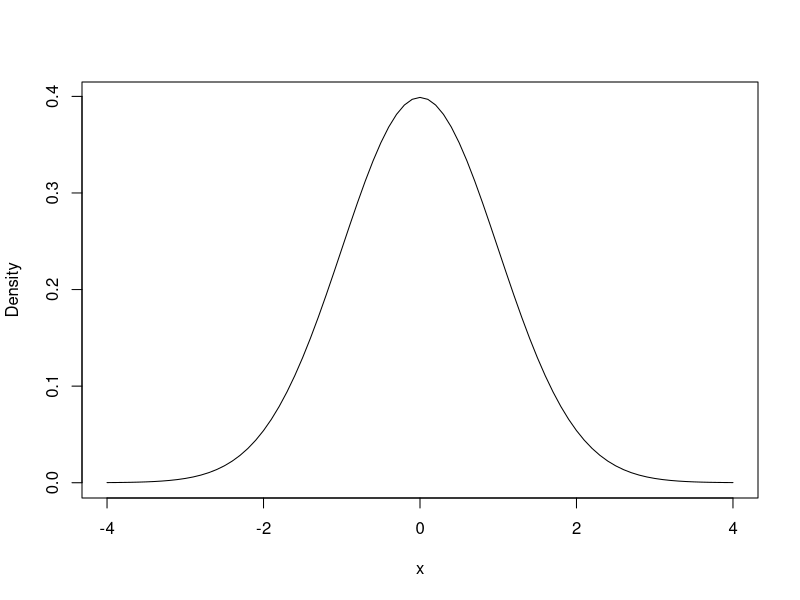
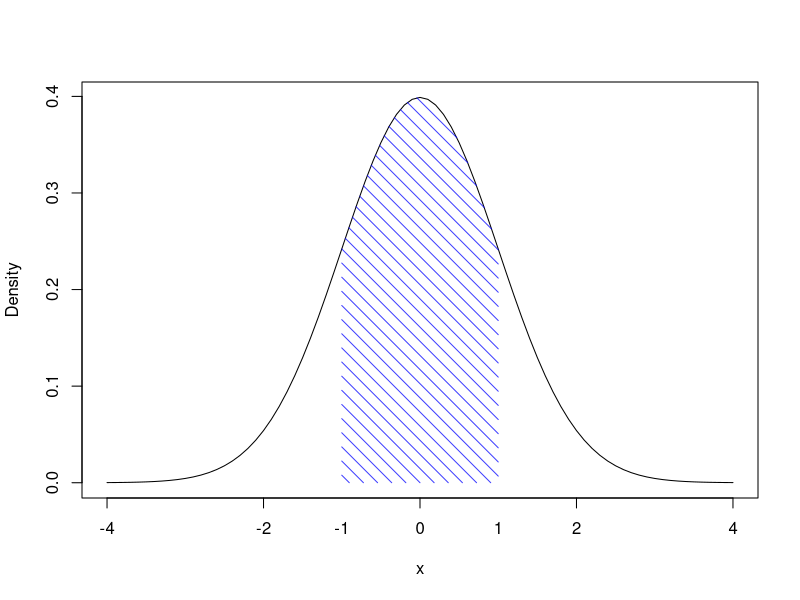
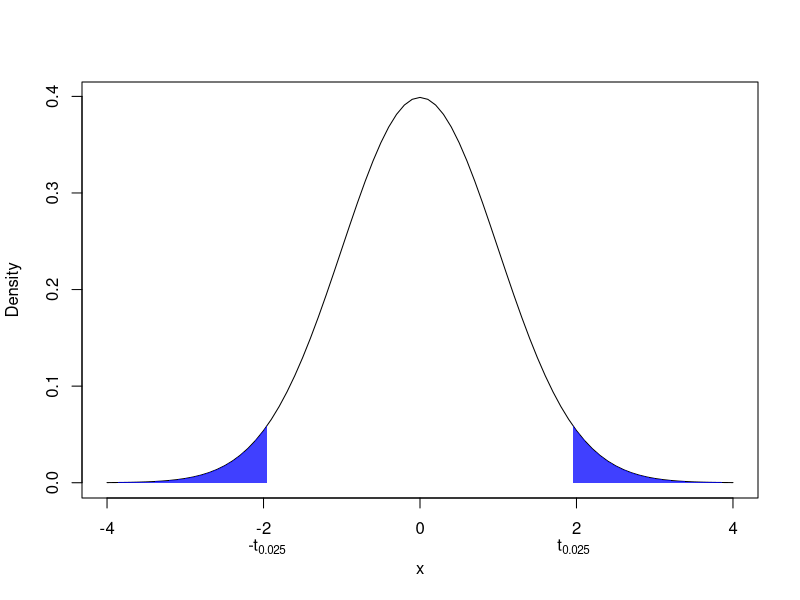
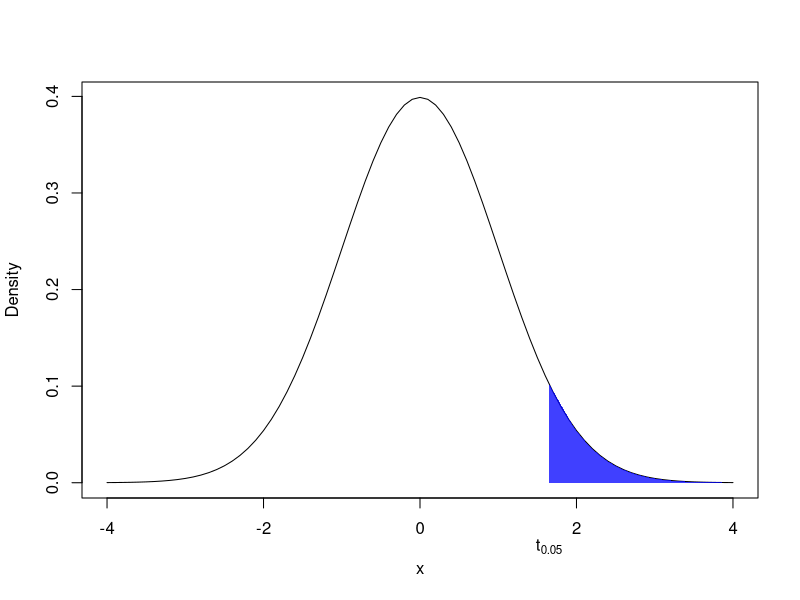
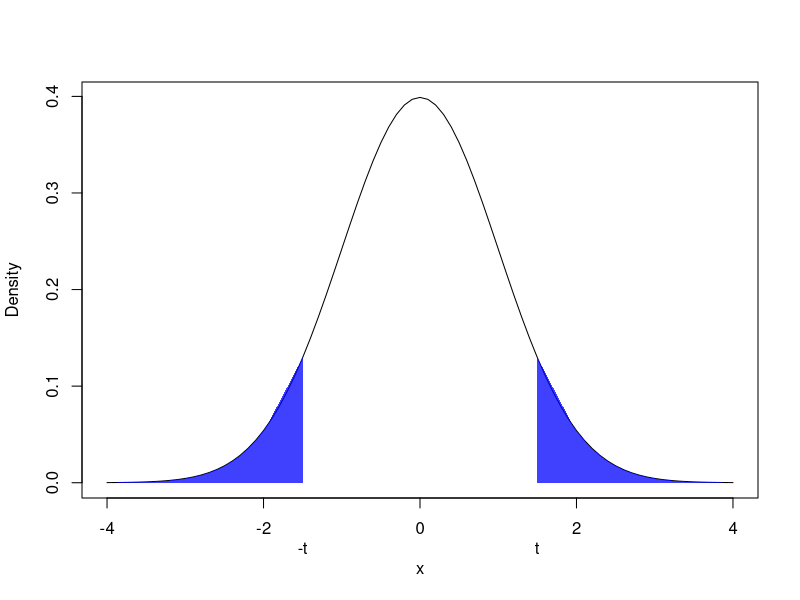

The R script that drew these images, in order:
## ---- chunk 1
knitr::knit_hooks$set(purl = knitr::hook_purl)
knitr::opts_chunk$set(echo = TRUE)
## ---- chunk 2
#| output-location: slide
x <- seq(-4, 4, by = 0.1)
y <- dnorm(x)
plot(x, y, type = "l", xlab = "x", ylab = "Density")
## ---- chunk 3
x <- seq(-4, 4, by = 0.1)
y <- dnorm(x)
plot(x, y, type = "l", xlab = "x", ylab = "Density")
x <- seq(-1, 1, length.out=50)
y <- dnorm(x)
polygon(c(-1, x, 1), c(0, y , 0), col = adjustcolor("blue", alpha.f=.75), border = NA, density = c(10, 20), angle = c(-45, 45))
mtext("-1", 1, line=1, at=-1)
mtext("1", 1, line=1, at=1)
## ---- chunk 4
x <- seq(-4, 4, by = 0.1)
y <- dnorm(x)
plot(x, y, type = "l", xlab = "x", ylab = "Density")
x1 <- seq(-1.96, -4, length.out = 50)
x2 <- seq(1.96, 4, length.out = 50)
y <- dnorm(x1)
polygon(c(x1, -1.96, -1.96), c(y, 0, dnorm(-1.96)), col=adjustcolor("blue", alpha.f=.75), border = NA)
y <- dnorm(x2)
polygon(c(x2, 1.96, 1.96), c(y, 0, dnorm(1.96)), col=adjustcolor("blue", alpha.f=.75), border = NA)
mtext(expression("-t"[.025]), 1, line=2, at=-1.96)
mtext(expression("t"[.025]), 1, line=2, at=1.96)
## ---- chunk 5
library(tidyverse)
gril <- read.csv("griliches.csv")
gril$wage <- exp(gril$lw)
our.model <- lm(wage ~ s, gril)
summary(our.model)
## ---- chunk 6
t <- rep(0,1000)
for (i in 1:1000) {
  x <- rnorm(100)
  e <- rnorm(100)
  y <- 1 + 2*x + e
  b <- lm(y ~ x)$coef[2]
  se <- sqrt(vcov(lm(y ~ x))[2,2])
  t[i] <- (b-2)/se
}
mean(abs(t)>1.96)
## ---- chunk 7
x <- seq(-4, 4, by = 0.1)
y <- dnorm(x)
plot(x, y, type = "l", xlab = "x", ylab = "Density")
x2 <- seq(1.96, 4, length.out = 50)
y <- dnorm(x2)
polygon(c(x2, 1.645, 1.645), c(y, 0, dnorm(1.645)), col = adjustcolor("blue", alpha.f=.75), border = NA)
mtext(expression("t"[.05]), 1, line=2, at=1.645)
## ---- chunk 8
in.ci <- rep(0,1000)
for (i in 1:1000) {
  x <- rnorm(100)
  e <- rnorm(100)
  y <- 1 + 2*x + e
  b <- lm(y ~ x)$coef[2]
  se <- sqrt(vcov(lm(y ~ x))[2,2])
  low <- b - 1.96*se
  high <- b + 1.96*se
  in.ci[i] <- (low <= 2 && 2 <= high)
}
mean(in.ci)
## ---- chunk 9
confint(our.model, level=.95)
## ---- chunk 10
x <- seq(-4, 4, by = 0.1)
y <- dnorm(x)
plot(x, y, type = "l", xlab = "x", ylab = "Density")
x1 <- seq(-1.96, -4, length.out = 50)
x2 <- seq(1.96, 4, length.out = 50)
y <- dnorm(x1)
polygon(c(x1, -1.5, -1.5), c(y, 0, dnorm(-1.5)), col=adjustcolor("blue", alpha.f=.75), border = NA)
y <- dnorm(x2)
polygon(c(x2, 1.5, 1.5), c(y, 0, dnorm(1.5)), col=adjustcolor("blue", alpha.f=.75), border = NA)
mtext(expression("-t"), 1, line=2, at=-1.5)
mtext(expression("t"), 1, line=2, at=1.5)
